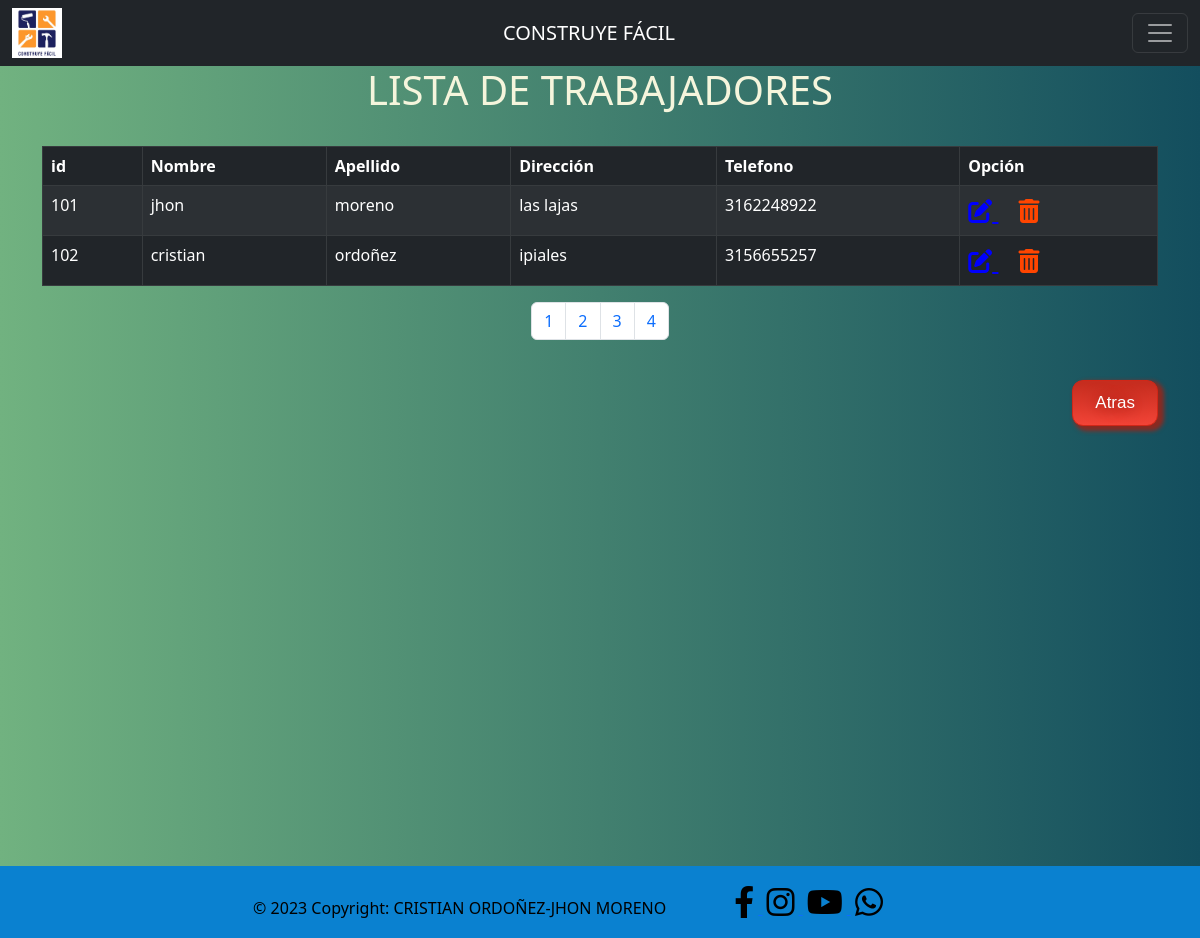
The app's page /vendedor/listar-vendedor (signed in) with its own data.
### tables this page shows
CREATE TABLE "vendedor" (
	"id_ven"	INTEGER,
	"nom_ven"	TEXT,
	"ape_ven"	TEXT,
	"dir_ven"	TEXT,
	"tel_ven"	TEXT,
	PRIMARY KEY("id_ven")
);

### vendedores/vendedor.py (the view)
@vendedores.route('/vendedor/listar-vendedor')
@vendedores.route('/vendedor/listar-vendedor/<int:page>')
def listar_trabajador(page=0):
    page=10*page
    titulo="Listar Vendedor"
    try:
        dato=listar(tabla="vendedor",item=page)
        return render_template('listar_trabajadores.html',dato=dato, titulo=titulo)
    except Exception:
        return abort(404)

### app.py (called while the page is built)
def get_locale():
    lugar , hora = locale.getdefaultlocale()
    return lugar

### controller.py (called while the page is built)
def dbacces(frase):
    conn = sqlite3.connect('dbFerreteria.db')
    cursor= conn.cursor()
    cursor.execute(frase)
    conn.commit()
    dato=cursor.fetchall()
    cursor.close
    return dato

def listar(tabla, item):
    listar=f'SELECT * FROM {tabla} LIMIT 10 OFFSET {item};'
    dato=dbacces(listar)
    return dato

### vendedores/vendedor.py (called while the page is built)
@vendedores.before_request
def validar_sesion():
    ruta = request.path
    if 'rol' not in session:
        return redirect('/')

### vendedores/templates/listar_trabajadores.html (shortened to what this page needs)
{% extends 'layout.html' %}
    {% block body %}
    <div class="fondo_lista_tra">
        <h1 style="color: beige; text-align: center;">{{_('LISTA DE TRABAJADORES')}}</h1>
        <div class="container">
            <br>
            <table class="table table-dark table-striped table-bordered" id="example">
                <thead style="background-color: orange; color: rgb(255, 255, 255);">
                    <th>id</th>
                    <th>{{_('Nombre')}}</th>
                    <th>{{_('Apellido')}}</th>
                    <th>{{_('Dirección')}}</th>
                    <th>{{_('Telefono')}}</th>
                    <th>{{_('Opción')}}</th>
                </thead>
                <tbody>
                    {% for fila in dato %}
                    <tr>
                        {% for elem in fila %}
                        <td>{{elem}}</td>
                        {% endfor %}
                        <td>
                            <span style="font-size: 24px; margin-right: 20px;">
                                <a style="color: blue;" href=""> <i class="fas fa-edit"></i> </a>
                            </span>
                            <span style="font-size: 24px;">
                                <a  style="color: orangered;" href=""> <i class="fas fa-trash-alt"></i> </a>
                            </span>
                        </td>
                    </tr>
                    {% endfor %}
                </tbody>
            </table>
            <nav aria-label="Page navigation example">
                <ul class="pagination justify-content-center">
                  <li class="page-item"><a class="page-link" href="/vendedor/listar-vendedor/0">1</a></li>
                  <li class="page-item"><a class="page-link" href="/vendedor/listar-vendedor/1">2</a></li>
                  <li class="page-item"><a class="page-link" href="/vendedor/listar-vendedor/2">3</a></li>
                  <li class="page-item"><a class="page-link" href="/vendedor/listar-vendedor/3">4</a></li>
                </ul>
            </nav>
            <br>
            <div class="posicion">
                <a href="/vendedor" class="button_atras">{{_('Atras')}}</a>
            </div>
            <br>
        </div>
    </div>
    {% endblock body %}

### static/css/style.css (style rules this page uses)
.posicion { display: flex; justify-content: right; align-items: right; }
.button_atras { box-shadow: 4px 3px 4px 2px #8a2a21; background: linear-gradient( #c62d1f 5%, #f24437 100%); background-color: #c62d1f; border-radius: 11px; border: 1px solid #d02718; display: inline-block; cursor: pointer; color: white; font-family: Arial; font-size: 17px; padding: 9px 22px; text-decoration: none; text-shadow: 0px 1px 15px #810e05; }
.fondo_lista_tra { width: 100%; height: 800px; background: #134E5E; background: -webkit-linear-gradient(to right, #71B280, #134E5E); background: linear-gradient(to right, #71B280, #134E5E); }

### records on screen
vendedor: fila "101", nom_ven "jhon", ape_ven "moreno", dir_ven "las lajas", tel_ven "3162248922"
vendedor: fila "102", nom_ven "cristian", ape_ven "ordoñez", dir_ven "ipiales", tel_ven "3156655257"
